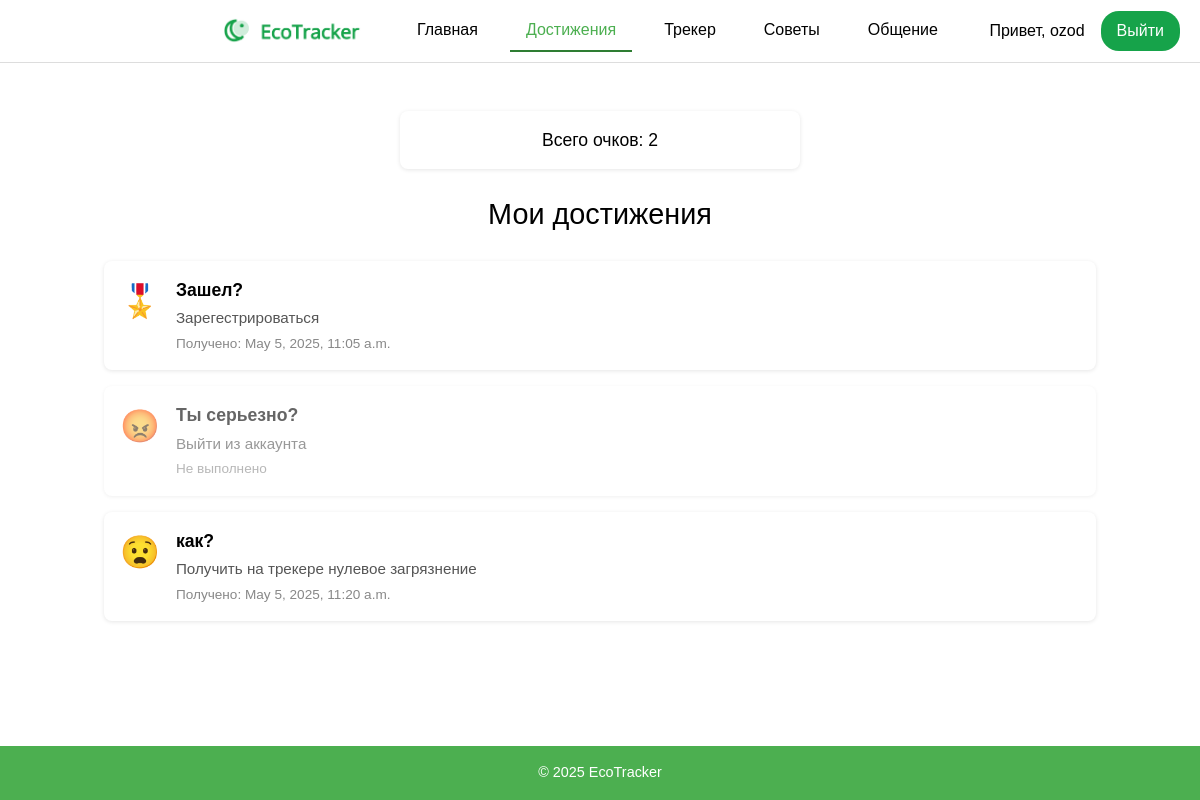
The page /achievement/ (signed in) on the database its author committed.
### main/models.py (models this page shows, shortened)
class Achievement(models.Model):
    title       = models.CharField(max_length=100, help_text="Заголовок достижения")
    description = models.TextField(help_text="Описание достижения")
    icon        = models.CharField(
        max_length=50,
        help_text="CSS-класс иконки или emoji, например '🎖️' или имя FontAwesome-класса"
    )
    order       = models.PositiveIntegerField(
        default=0,
        help_text="Порядок вывода в списке"
    )
    class Meta:
        ordering = ['order']
        verbose_name = "Достижение"
        verbose_name_plural = "Достижения"

### main/views.py (the view)
# urls.py: path('achievement/', achievements_view, name='achievement'),
def achievements_view(request):
    if not request.user.is_authenticated:
        return render(request, 'achievements.html', {
            'show_login_prompt': True,
        })
    all_achievements = list(Achievement.objects.all())
    completed_ids = set(
        UserAchievement.objects
            .filter(user=request.user, completed=True)
            .values_list('achievement_id', flat=True)
    )
    achievements = []
    for ach in all_achievements:
        ach.completed = ach.id in completed_ids
        ach.date_awarded = None
        if ach.completed:
            ua = UserAchievement.objects.get(
                user=request.user,
                achievement=ach
            )
            ach.date_awarded = ua.awarded_at
        achievements.append(ach)
    total_score = len([a for a in achievements if a.completed])
    return render(request, 'achievements.html', {
        'achievements': achievements,
        'total_score': total_score,
        'show_login_prompt': False,
    })

### templates/achievements.html (shortened to what this page needs)
<!DOCTYPE html>
{% load static %}
<html lang="ru">
<head>
    {% include 'partials/tailwind.html' %}
    <link rel="stylesheet" href="{% static 'css/main.css' %}">
</head>
<body>
<div class="page-wrapper">
    <header class="ec-header">
        <div class="ec-header__logo">
            <img
                    src="/media/2.png"
                    alt="EcoTracker"
                    class="ec-header__logo-img"
            >
        </div>
        <nav class="ec-nav">
            <a href="{% url 'main:home' %}" class="ec-nav__link">Главная</a>
            <a href="{% url 'main:achievement' %}" class="ec-nav__link ec-nav__link--active">Достижения</a>
            <a href="{% url 'main:tracker' %}" class="ec-nav__link">Трекер</a>
            <a href="{% url 'main:tips' %}" class="ec-nav__link">Советы</a>
            <a href="{% url 'main:sharing' %}" class="ec-nav__link">Общение</a>
        </nav>
        <div class="ec-auth">
            {% if user.is_authenticated %}
            <span class="ec-auth__greeting">Привет, {{ user.username }}</span>
            <form action="{% url 'users:logout' %}" method="post" style="display: inline;">
                <button type="submit"
                        class="ec-header__register px-4 py-2 rounded-md bg-green-600 text-white hover:bg-green-700 transition-colors duration-200">
                    Выйти
                </button>
            </form>
            {% endif %}
        </div>
    </header>
    <main class="container ec-main">
        {% if show_login_prompt %}
        <main class="flex flex-grow items-center justify-center ">
            <div class="coming-wrapper">
                <h1 class="text-6xl font-bold text-center">Чтобы получать достижения, нужно войти в аккаунт</h1>
            </div>
        </main>
        {% else %}
        <div class="ec-scoreboard">
            Всего очков: {{ total_score }}
        </div>
        <section>
            <h1>Мои достижения</h1>
            <div class="ec-achievements-list">
                {% for ach in achievements %}
                <div class="ec-achievement-item {% if not ach.completed %}locked{% endif %}">
                    <div class="ec-achievement-item__icon">{{ ach.icon }}</div>
                    <div class="ec-achievement-item__body">
                        <div class="ec-achievement-item__title">{{ ach.title }}</div>
                        <div class="ec-achievement-item__desc">{{ ach.description }}</div>
                        <div class="ec-achievement-item__date">
                            {% if ach.completed %}
                            Получено: {{ ach.date_awarded }}
                            {% else %}
                            Не выполнено
                            {% endif %}
                        </div>
                    </div>
                </div>
                {% empty %}
                <p>Достижения ещё не заданы.</p>
                {% endfor %}
            </div>
        </section>
        {% endif %}
    </main>
</div>
<footer class="ec-footer">
    &copy; 2025 EcoTracker
</footer>
</body>
</html>

### templates/partials/tailwind.html (shortened to what this page needs)
<script src="https://cdn.tailwindcss.com"></script>

### static/css/main.css (style rules this page uses)
* { box-sizing: border-box; margin: 0; padding: 0; }
html, body { width: 100%; height: 100%; }
body { font-family: Arial, sans-serif; position: relative; min-height: 100vh; }
body::before { content: ''; position: fixed; inset: 0; background-image: url("https://unsplash.com/photos/ndN00KmbJ1c/download?force=true&w=1920"); background-repeat: no-repeat; background-position: center; background-size: cover; z-index: -1; }
.container { max-width: 1200px; margin: 0 auto; padding: 1rem; background: rgba(255,255,255,0.9); border-radius: 8px; }
.ec-header { background: #4CAF50; padding: 10px 20px; display: flex; align-items: center; justify-content: space-between; position: sticky; top: 0; z-index: 100; }
.ec-header__logo { font-size: 1.5rem; color: #fff; font-weight: bold; }
.ec-nav { display: flex; gap: 1rem; }
.ec-nav__link { color: #fff; text-decoration: none; font-weight: 500; padding: 5px 8px; }
.ec-nav__link--active, .ec-nav__link:hover { border-bottom: 2px solid #fff; }
.ec-auth { display: flex; align-items: center; gap: 0.5rem; }
.ec-auth__greeting { color: #fff; font-weight: 500; }
.ec-main { padding-top: 1.5rem; padding-bottom: 2rem; }
.ec-scoreboard { background: #fff; padding: 1rem 1.5rem; border-radius: 8px; box-shadow: 0 1px 4px rgba(0,0,0,0.1); max-width: 400px; margin: 1.5rem auto; text-align: center; font-size: 1.1rem; }
.ec-main h1 { text-align: center; margin-bottom: 1.5rem; font-size: 1.8rem; }
.ec-footer { background: #4CAF50; color: #fff; text-align: center; padding: 1rem; margin-top: 2rem; }
body { display: flex; flex-direction: column; min-height: 100vh; }
.page-wrapper { flex: 1; display: flex; flex-direction: column; }
.ec-header { background: #fff; border-bottom: 1px solid #ddd; }
.ec-nav__link { color: #000; text-decoration: none; padding: 0.5rem 1rem; border-bottom: 2px solid transparent; border-radius: 0; transition: color 0.2s, border-color 0.2s; }
.ec-nav__link:hover, .ec-nav__link--active { color: #4CAF50; border-color: #2E7D32; }
.ec-header__logo-img { margin-left: 203px; width: 142.53px; height: 32px; object-fit: contain; display: block; }
.ec-header__logo { position: relative; }
.ec-footer { background: #4CAF50; color: #fff; text-align: center; padding: 1rem 0; font-size: 0.9rem; }
.ec-auth__greeting { margin-right: 0.5rem; color: #000; font-weight: 500; }
.ec-achievements-list { display: flex; flex-direction: column; gap: 1rem; margin-top: 1.5rem; }
.ec-achievement-item { display: flex; align-items: flex-start; gap: 1rem; background: #fff; padding: 1rem; border-radius: 8px; box-shadow: 0 1px 4px rgba(0,0,0,0.1); }
.ec-achievement-item.locked { opacity: 0.6; }
.ec-achievement-item__icon { font-size: 2rem; flex-shrink: 0; }
.ec-achievement-item__body { display: flex; flex-direction: column; gap: 0.25rem; }
.ec-achievement-item__title { font-weight: 600; font-size: 1.1rem; }
.ec-achievement-item__desc { color: #555; font-size: 0.95rem; }
.ec-achievement-item__date { margin-top: auto; font-size: 0.85rem; color: #888; }

### rows shown on the page
Achievement: icon "🎖️", title "Зашел?", description "Зарегестрироваться", date_awarded "May 5, 2025, 11:05 a.m."
Achievement: icon "😡", title "Ты серьезно?", description "Выйти из аккаунта", shows "Не выполнено"
Achievement: icon "😧", title "как?", description "Получить на трекере нулевое загрязнение", date_awarded "May 5, 2025, 11:20 a.m."

### other values the page prints
{{ user.username }} "ozod"
{{ total_score }} "2"
